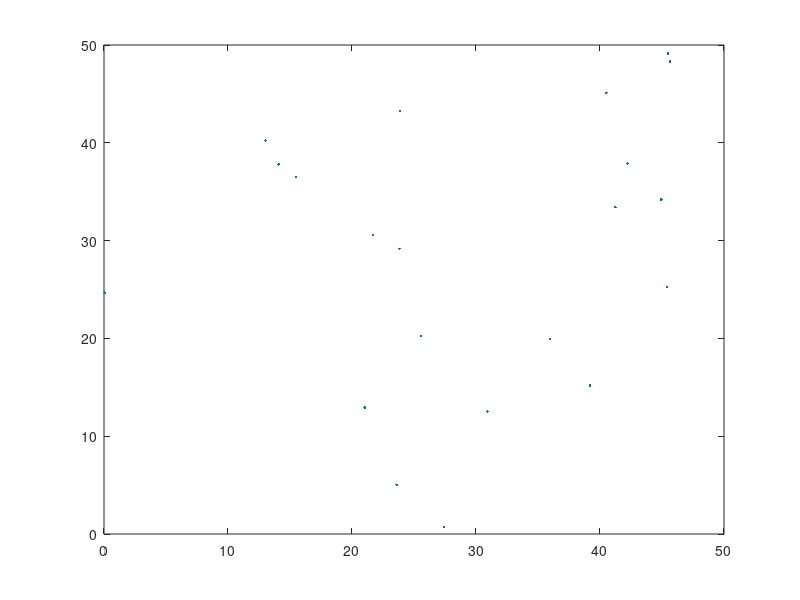
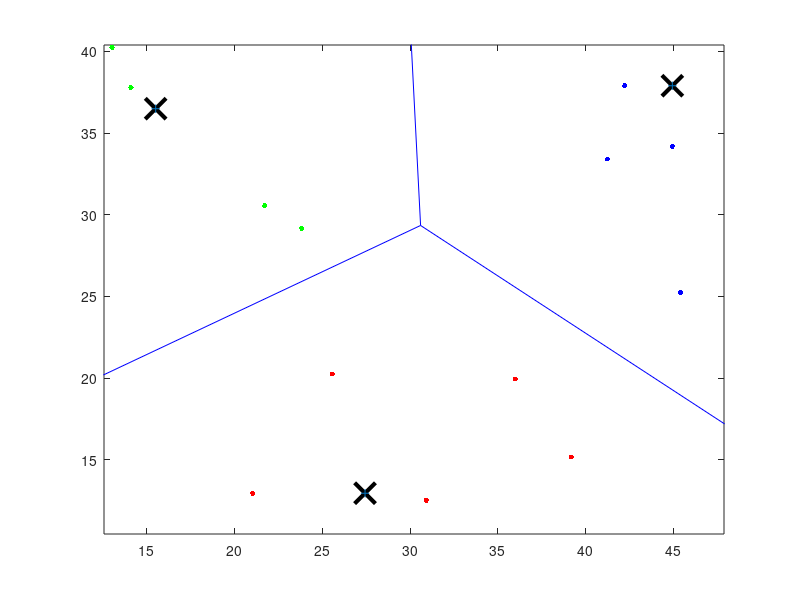

Source code (MATLAB) for these figures, in order:
rng default; % Saves the random numbers seed
%% Debris generation
%X = [randn(100,2)*0.75+ones(100,2);
%    randn(100,2)*0.5-ones(100,2)];

k = 1;
maxdebris = 20;
X = zeros(maxdebris,2);
while k<=21
    X(k,:) = [50*rand, 50*rand];
    k = k+1;
end 
%% Plot the generated debris
figure;
plot(X(:,1),X(:,2),'.');

opts = statset('Display','final');
[idx,C] = kmeans(X,3,'Distance','cityblock',...
    'Replicates',5,'Options',opts); %X=debris x-y-coordinates, 3 is no of clusters, 5 is no of iterations and picks lowest sum of distances
%{
%Gives the centroids as goals for the RRT if we want to use that
Centroid1 = C(1,:);
Goal1 = Centroid1;

Centroid2 = C(2,:);
Goal2 = Centroid2;

Centroid3 = C(3,:);
Goal3 = Centroid3;
%}
CentXCol = C(:, 1); %x-coordinates for the centroids
CentYCol = C(:, 2); %y-coordinates for the centroids

figure;
plot(X(idx==1,1),X(idx==1,2),'r.','MarkerSize',12)  %plots the debris in the first centroid              
hold on
plot(X(idx==2,1),X(idx==2,2),'b.','MarkerSize',12)  %plots the debris in the second centroid  
plot(X(idx==3,1),X(idx==3,2),'g.','MarkerSize',12)  %plots the debris in the third centroid  
plot(C(:,1),C(:,2),'kx',...                         %plots the centroids
     'MarkerSize',15,'LineWidth',3)
%% Draw Voronoi for given set points
voronoi(CentXCol, CentYCol)
%% Get edge coordinates for the voronoi
[vx, vy] = voronoi(CentXCol, CentYCol)
line1x = [vx(1, 1), vx(2, 1)];
line2x = [vx(1, 2), vx(2, 2)];
line3x = [vx(1, 3), vx(2, 3)];
line1y = [vy(1, 1), vy(2, 1)];
line2y = [vy(1, 2), vy(2, 2)];
line3y = [vy(1, 3), vy(2, 3)];

line1 = [vx(1, 1), vy(1, 1), vx(2,1), vy(2,1)];
line2 = [vx(1, 2), vy(1, 2), vx(2,2), vy(2,2)];
line3 = [vx(1, 3), vy(1, 3), vx(2,3), vy(2,3)];

hold off
